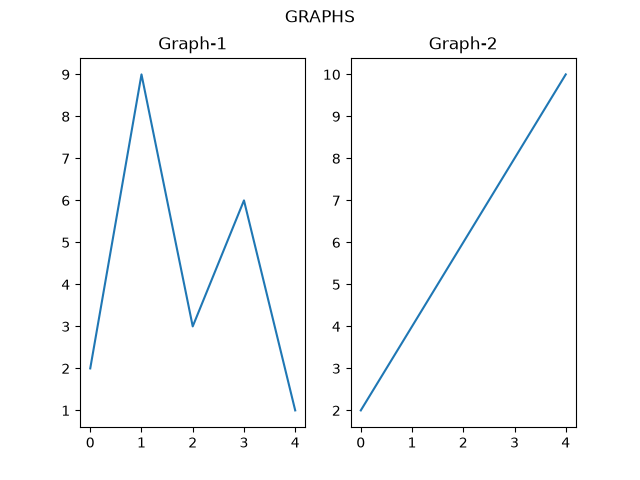

Recreate this plot in Python.
# Super Title
# `suptitle()` function can be used to add a title to the entire figure

import matplotlib.pyplot as plt

y = [2, 9, 3, 6, 1]
plt.subplot(1, 2, 1)
plt.plot(y)
plt.title("Graph-1")

y = [2, 4, 6, 8, 10]
plt.subplot(1, 2, 2)
plt.plot(y)
plt.title("Graph-2")

plt.suptitle("GRAPHS")
plt.savefig("05_suptitle.png")
